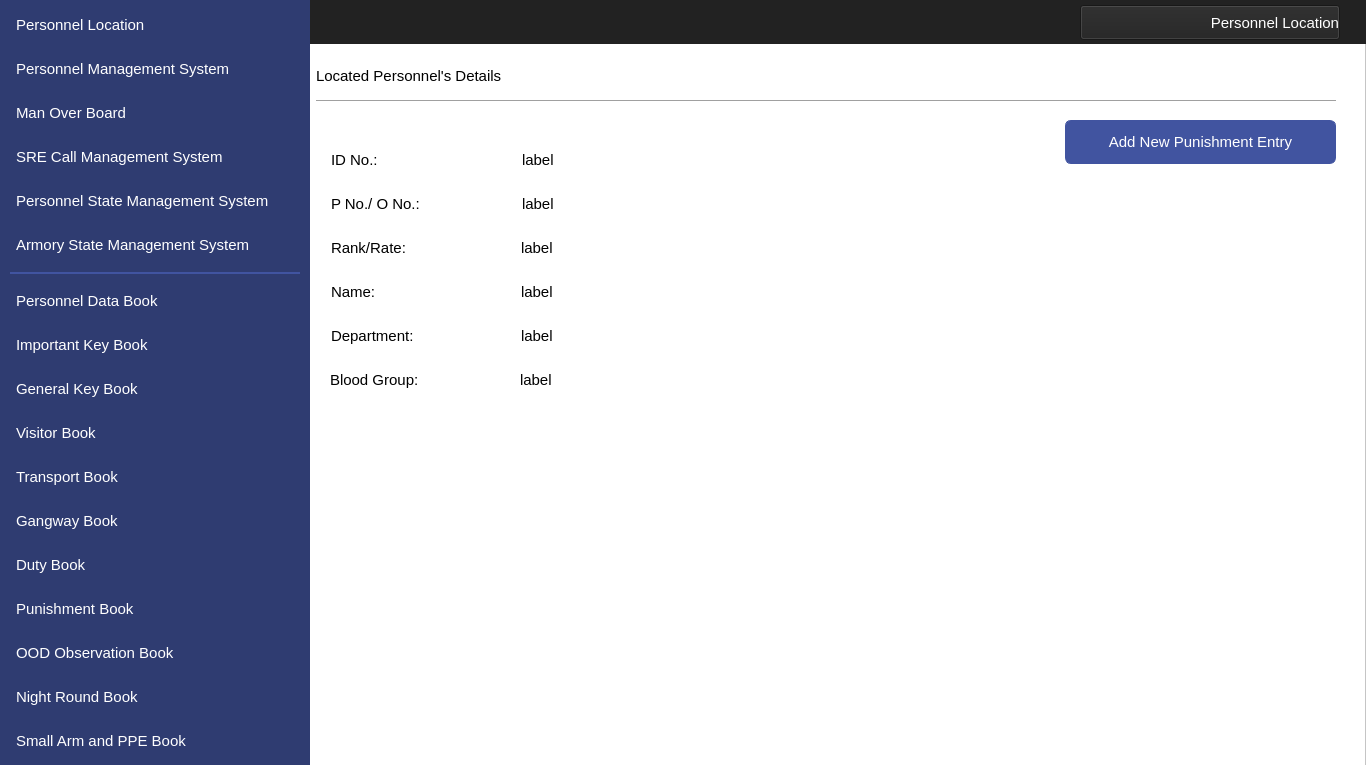
<?xml version="1.0" encoding="UTF-8"?>
<ui version="4.0">
 <class>MainWindow</class>
 <widget class="QMainWindow" name="MainWindow">
  <property name="geometry">
   <rect>
    <x>0</x>
    <y>0</y>
    <width>1366</width>
    <height>765</height>
   </rect>
  </property>
  <property name="windowTitle">
   <string>MainWindow</string>
  </property>
  <widget class="QWidget" name="centralwidget">
   <widget class="QFrame" name="frame">
    <property name="geometry">
     <rect>
      <x>0</x>
      <y>0</y>
      <width>1366</width>
      <height>768</height>
     </rect>
    </property>
    <property name="styleSheet">
     <string notr="true">background-color: #ffffff</string>
    </property>
    <property name="frameShape">
     <enum>QFrame::StyledPanel</enum>
    </property>
    <property name="frameShadow">
     <enum>QFrame::Raised</enum>
    </property>
    <widget class="QLabel" name="label">
     <property name="geometry">
      <rect>
       <x>0</x>
       <y>0</y>
       <width>310</width>
       <height>768</height>
      </rect>
     </property>
     <property name="styleSheet">
      <string notr="true">background-image: url(null);
background-color:#2F3C71;</string>
     </property>
     <property name="text">
      <string/>
     </property>
    </widget>
    <widget class="QLabel" name="label_2">
     <property name="geometry">
      <rect>
       <x>0</x>
       <y>0</y>
       <width>1366</width>
       <height>44</height>
      </rect>
     </property>
     <property name="styleSheet">
      <string notr="true">background-image: url(null);
background-color:#222222;</string>
     </property>
     <property name="text">
      <string/>
     </property>
    </widget>
    <widget class="QPushButton" name="navViewPunishment">
     <property name="geometry">
      <rect>
       <x>10</x>
       <y>587</y>
       <width>290</width>
       <height>44</height>
      </rect>
     </property>
     <property name="font">
      <font>
       <family>Segoe UI</family>
       <pointsize>11</pointsize>
      </font>
     </property>
     <property name="cursor">
      <cursorShape>PointingHandCursor</cursorShape>
     </property>
     <property name="styleSheet">
      <string notr="true">QPushButton 
{
    text-align: left;
    color: #ffffff;
    background-color:#2F3C71;
    border-width: 1px;
    border-color: #2F3C71;
    border-style: solid;
    border-radius: 6;
    padding: 3px;
    font-size: 11pt;
    padding-left: 5px;
    padding-right: 5px;
    min-width: 40px;
}

QPushButton:hover
{
    background-color:#4154A0;
}


QPushButton:pressed
{
    background-color: #384889;
 	border-width: 3px;
    border-color: #5C70BC;
    border-style: solid;
    border-radius: 6;

}</string>
     </property>
     <property name="text">
      <string>Punishment Book</string>
     </property>
     <property name="icon">
      <iconset resource="../IconResource.qrc">
       <normaloff>:/images/punishment.png</normaloff>:/images/punishment.png</iconset>
     </property>
     <property name="iconSize">
      <size>
       <width>25</width>
       <height>25</height>
      </size>
     </property>
     <property name="flat">
      <bool>false</bool>
     </property>
    </widget>
    <widget class="QPushButton" name="navViewImpKey">
     <property name="geometry">
      <rect>
       <x>10</x>
       <y>323</y>
       <width>290</width>
       <height>44</height>
      </rect>
     </property>
     <property name="font">
      <font>
       <family>Segoe UI</family>
       <pointsize>11</pointsize>
      </font>
     </property>
     <property name="cursor">
      <cursorShape>PointingHandCursor</cursorShape>
     </property>
     <property name="styleSheet">
      <string notr="true">QPushButton 
{
    text-align: left;
    color: #ffffff;
    background-color:#2F3C71;
    border-width: 1px;
    border-color: #2F3C71;
    border-style: solid;
    border-radius: 6;
    padding: 3px;
    font-size: 11pt;
    padding-left: 5px;
    padding-right: 5px;
    min-width: 40px;
}

QPushButton:hover
{
    background-color:#4154A0;
}
QPushButton:pressed
{
    background-color: #384889;
 	border-width: 3px;
    border-color: #5C70BC;
    border-style: solid;
    border-radius: 6;

}</string>
     </property>
     <property name="text">
      <string>Important Key Book</string>
     </property>
     <property name="icon">
      <iconset resource="../IconResource.qrc">
       <normaloff>:/images/impKey.png</normaloff>:/images/impKey.png</iconset>
     </property>
     <property name="iconSize">
      <size>
       <width>25</width>
       <height>25</height>
      </size>
     </property>
     <property name="flat">
      <bool>false</bool>
     </property>
    </widget>
    <widget class="QPushButton" name="navViewGenKey">
     <property name="geometry">
      <rect>
       <x>10</x>
       <y>367</y>
       <width>290</width>
       <height>44</height>
      </rect>
     </property>
     <property name="font">
      <font>
       <family>Segoe UI</family>
       <pointsize>11</pointsize>
      </font>
     </property>
     <property name="cursor">
      <cursorShape>PointingHandCursor</cursorShape>
     </property>
     <property name="styleSheet">
      <string notr="true">QPushButton 
{
    text-align: left;
    color: #ffffff;
    background-color:#2F3C71;
    border-width: 1px;
    border-color: #2F3C71;
    border-style: solid;
    border-radius: 6;
    padding: 3px;
    font-size: 11pt;
    padding-left: 5px;
    padding-right: 5px;
    min-width: 40px;
}

QPushButton:hover
{
    background-color:#4154A0;
}

QPushButton:pressed
{
    background-color: #384889;
 	border-width: 3px;
    border-color: #5C70BC;
    border-style: solid;
    border-radius: 6;

}</string>
     </property>
     <property name="text">
      <string>General Key Book</string>
     </property>
     <property name="icon">
      <iconset resource="../IconResource.qrc">
       <normaloff>:/images/genKey.png</normaloff>:/images/genKey.png</iconset>
     </property>
     <property name="iconSize">
      <size>
       <width>25</width>
       <height>25</height>
      </size>
     </property>
     <property name="flat">
      <bool>false</bool>
     </property>
    </widget>
    <widget class="QPushButton" name="navViewVisitor">
     <property name="geometry">
      <rect>
       <x>10</x>
       <y>411</y>
       <width>290</width>
       <height>44</height>
      </rect>
     </property>
     <property name="font">
      <font>
       <family>Segoe UI</family>
       <pointsize>11</pointsize>
      </font>
     </property>
     <property name="cursor">
      <cursorShape>PointingHandCursor</cursorShape>
     </property>
     <property name="styleSheet">
      <string notr="true">QPushButton 
{
    text-align: left;
    color: #ffffff;
    background-color:#2F3C71;
    border-width: 1px;
    border-color: #2F3C71;
    border-style: solid;
    border-radius: 6;
    padding: 3px;
    font-size: 11pt;
    padding-left: 5px;
    padding-right: 5px;
    min-width: 40px;
}

QPushButton:hover
{
    background-color:#4154A0;
}

QPushButton:pressed
{
    background-color: #384889;
 	border-width: 3px;
    border-color: #5C70BC;
    border-style: solid;
    border-radius: 6;
}</string>
     </property>
     <property name="text">
      <string>Visitor Book</string>
     </property>
     <property name="icon">
      <iconset resource="../IconResource.qrc">
       <normaloff>:/images/visitor.png</normaloff>:/images/visitor.png</iconset>
     </property>
     <property name="iconSize">
      <size>
       <width>25</width>
       <height>25</height>
      </size>
     </property>
     <property name="flat">
      <bool>false</bool>
     </property>
    </widget>
    <widget class="QPushButton" name="navViewTransport">
     <property name="geometry">
      <rect>
       <x>10</x>
       <y>455</y>
       <width>290</width>
       <height>44</height>
      </rect>
     </property>
     <property name="font">
      <font>
       <family>Segoe UI</family>
       <pointsize>11</pointsize>
      </font>
     </property>
     <property name="cursor">
      <cursorShape>PointingHandCursor</cursorShape>
     </property>
     <property name="styleSheet">
      <string notr="true">QPushButton 
{
    text-align: left;
    color: #ffffff;
    background-color:#2F3C71;
    border-width: 1px;
    border-color: #2F3C71;
    border-style: solid;
    border-radius: 6;
    padding: 3px;
    font-size: 11pt;
    padding-left: 5px;
    padding-right: 5px;
    min-width: 40px;
}

QPushButton:hover
{
    background-color:#4154A0;
}
QPushButton:pressed
{
    background-color: #384889;
 	border-width: 3px;
    border-color: #5C70BC;
    border-style: solid;
    border-radius: 6;

}</string>
     </property>
     <property name="text">
      <string>Transport Book</string>
     </property>
     <property name="icon">
      <iconset resource="../IconResource.qrc">
       <normaloff>:/images/transport.png</normaloff>:/images/transport.png</iconset>
     </property>
     <property name="iconSize">
      <size>
       <width>25</width>
       <height>25</height>
      </size>
     </property>
     <property name="flat">
      <bool>false</bool>
     </property>
    </widget>
    <widget class="QPushButton" name="navViewGangway">
     <property name="geometry">
      <rect>
       <x>10</x>
       <y>499</y>
       <width>290</width>
       <height>44</height>
      </rect>
     </property>
     <property name="font">
      <font>
       <family>Segoe UI</family>
       <pointsize>11</pointsize>
      </font>
     </property>
     <property name="cursor">
      <cursorShape>PointingHandCursor</cursorShape>
     </property>
     <property name="styleSheet">
      <string notr="true">QPushButton 
{
    text-align: left;
    color: #ffffff;
    background-color:#2F3C71;
    border-width: 1px;
    border-color: #2F3C71;
    border-style: solid;
    border-radius: 6;
    padding: 3px;
    font-size: 11pt;
    padding-left: 5px;
    padding-right: 5px;
    min-width: 40px;
}

QPushButton:hover
{
    background-color:#4154A0;
}
QPushButton:pressed
{
    background-color: #384889;
 	border-width: 3px;
    border-color: #5C70BC;
    border-style: solid;
    border-radius: 6;

}</string>
     </property>
     <property name="text">
      <string>Gangway Book</string>
     </property>
     <property name="icon">
      <iconset resource="../IconResource.qrc">
       <normaloff>:/images/gangway.png</normaloff>:/images/gangway.png</iconset>
     </property>
     <property name="iconSize">
      <size>
       <width>25</width>
       <height>25</height>
      </size>
     </property>
     <property name="flat">
      <bool>false</bool>
     </property>
    </widget>
    <widget class="QPushButton" name="navViewDuty">
     <property name="geometry">
      <rect>
       <x>10</x>
       <y>543</y>
       <width>290</width>
       <height>44</height>
      </rect>
     </property>
     <property name="font">
      <font>
       <family>Segoe UI</family>
       <pointsize>11</pointsize>
      </font>
     </property>
     <property name="cursor">
      <cursorShape>PointingHandCursor</cursorShape>
     </property>
     <property name="styleSheet">
      <string notr="true">QPushButton 
{
    text-align: left;
    color: #ffffff;
    background-color:#2F3C71;
    border-width: 1px;
    border-color: #2F3C71;
    border-style: solid;
    border-radius: 6;
    padding: 3px;
    font-size: 11pt;
    padding-left: 5px;
    padding-right: 5px;
    min-width: 40px;
}

QPushButton:hover
{
    background-color:#4154A0;
}
QPushButton:pressed
{
    background-color: #384889;
 	border-width: 3px;
    border-color: #5C70BC;
    border-style: solid;
    border-radius: 6;

}</string>
     </property>
     <property name="text">
      <string>Duty Book</string>
     </property>
     <property name="icon">
      <iconset resource="../IconResource.qrc">
       <normaloff>:/images/duty.png</normaloff>:/images/duty.png</iconset>
     </property>
     <property name="iconSize">
      <size>
       <width>25</width>
       <height>25</height>
      </size>
     </property>
     <property name="flat">
      <bool>false</bool>
     </property>
    </widget>
    <widget class="QPushButton" name="navViewNight">
     <property name="geometry">
      <rect>
       <x>10</x>
       <y>675</y>
       <width>290</width>
       <height>44</height>
      </rect>
     </property>
     <property name="font">
      <font>
       <family>Segoe UI</family>
       <pointsize>11</pointsize>
      </font>
     </property>
     <property name="cursor">
      <cursorShape>PointingHandCursor</cursorShape>
     </property>
     <property name="styleSheet">
      <string notr="true">QPushButton 
{
    text-align: left;
    color: #ffffff;
    background-color:#2F3C71;
    border-width: 1px;
    border-color: #2F3C71;
    border-style: solid;
    border-radius: 6;
    padding: 3px;
    font-size: 11pt;
    padding-left: 5px;
    padding-right: 5px;
    min-width: 40px;
}

QPushButton:hover
{
    background-color:#4154A0;
}
QPushButton:pressed
{
    background-color: #384889;
 	border-width: 3px;
    border-color: #5C70BC;
    border-style: solid;
    border-radius: 6;

}</string>
     </property>
     <property name="text">
      <string>Night Round Book</string>
     </property>
     <property name="icon">
      <iconset resource="../IconResource.qrc">
       <normaloff>:/images/night.png</normaloff>:/images/night.png</iconset>
     </property>
     <property name="iconSize">
      <size>
       <width>25</width>
       <height>25</height>
      </size>
     </property>
     <property name="flat">
      <bool>false</bool>
     </property>
    </widget>
    <widget class="QLabel" name="label_4">
     <property name="geometry">
      <rect>
       <x>10</x>
       <y>272</y>
       <width>290</width>
       <height>2</height>
      </rect>
     </property>
     <property name="styleSheet">
      <string notr="true">background-color:#4154A0;</string>
     </property>
     <property name="text">
      <string/>
     </property>
    </widget>
    <widget class="QPushButton" name="navViewMOB">
     <property name="geometry">
      <rect>
       <x>10</x>
       <y>91</y>
       <width>290</width>
       <height>44</height>
      </rect>
     </property>
     <property name="font">
      <font>
       <family>Segoe UI</family>
       <pointsize>11</pointsize>
      </font>
     </property>
     <property name="cursor">
      <cursorShape>PointingHandCursor</cursorShape>
     </property>
     <property name="styleSheet">
      <string notr="true">QPushButton 
{
    text-align: left;
    color: #ffffff;
    background-color:#2F3C71;
    border-width: 1px;
    border-color: #2F3C71;
    border-style: solid;
    border-radius: 6;
    padding: 3px;
    font-size: 11pt;
    padding-left: 5px;
    padding-right: 5px;
    min-width: 40px;
}

QPushButton:hover
{
    background-color:#4154A0;
}
QPushButton:pressed
{
    background-color: #384889;
 	border-width: 3px;
    border-color: #5C70BC;
    border-style: solid;
    border-radius: 6;

}</string>
     </property>
     <property name="text">
      <string>Man Over Board</string>
     </property>
     <property name="icon">
      <iconset resource="../IconResource.qrc">
       <normaloff>:/images/mob.png</normaloff>:/images/mob.png</iconset>
     </property>
     <property name="iconSize">
      <size>
       <width>32</width>
       <height>32</height>
      </size>
     </property>
     <property name="flat">
      <bool>false</bool>
     </property>
    </widget>
    <widget class="QPushButton" name="navViewLocation">
     <property name="geometry">
      <rect>
       <x>10</x>
       <y>3</y>
       <width>290</width>
       <height>44</height>
      </rect>
     </property>
     <property name="font">
      <font>
       <family>Segoe UI</family>
       <pointsize>11</pointsize>
      </font>
     </property>
     <property name="cursor">
      <cursorShape>PointingHandCursor</cursorShape>
     </property>
     <property name="styleSheet">
      <string notr="true">QPushButton 
{
    text-align: left;
    color: #ffffff;
    background-color:#2F3C71;
    border-width: 1px;
    border-color: #2F3C71;
    border-style: solid;
    border-radius: 6;
    padding: 3px;
    font-size: 11pt;
    padding-left: 5px;
    padding-right: 5px;
    min-width: 40px;
}

QPushButton:hover
{
    background-color:#4154A0;
}
QPushButton:active
{
    background-color:#4154A0;
}
QPushButton:pressed
{
    background-color: #384889;
 	border-width: 3px;
    border-color: #5C70BC;
    border-style: solid;
    border-radius: 6;

}</string>
     </property>
     <property name="text">
      <string>Personnel Location</string>
     </property>
     <property name="icon">
      <iconset resource="../IconResource.qrc">
       <normaloff>:/images/locate.png</normaloff>:/images/locate.png</iconset>
     </property>
     <property name="iconSize">
      <size>
       <width>25</width>
       <height>25</height>
      </size>
     </property>
     <property name="flat">
      <bool>false</bool>
     </property>
    </widget>
    <widget class="QPushButton" name="navViewManagement">
     <property name="geometry">
      <rect>
       <x>10</x>
       <y>47</y>
       <width>290</width>
       <height>44</height>
      </rect>
     </property>
     <property name="font">
      <font>
       <family>Segoe UI</family>
       <pointsize>11</pointsize>
      </font>
     </property>
     <property name="cursor">
      <cursorShape>PointingHandCursor</cursorShape>
     </property>
     <property name="styleSheet">
      <string notr="true">QPushButton 
{
    text-align: left;
    color: #ffffff;
    background-color:#2F3C71;
    border-width: 1px;
    border-color: #2F3C71;
    border-style: solid;
    border-radius: 6;
    padding: 3px;
    font-size: 11pt;
    padding-left: 5px;
    padding-right: 5px;
    min-width: 40px;
}

QPushButton:hover
{
    background-color:#4154A0;
}
QPushButton:pressed
{
    background-color: #384889;
 	border-width: 3px;
    border-color: #5C70BC;
    border-style: solid;
    border-radius: 6;

}</string>
     </property>
     <property name="text">
      <string>Personnel Management System</string>
     </property>
     <property name="icon">
      <iconset resource="../IconResource.qrc">
       <normaloff>:/images/personnel.png</normaloff>:/images/personnel.png</iconset>
     </property>
     <property name="iconSize">
      <size>
       <width>32</width>
       <height>32</height>
      </size>
     </property>
     <property name="flat">
      <bool>false</bool>
     </property>
    </widget>
    <widget class="QPushButton" name="navViewPPE">
     <property name="geometry">
      <rect>
       <x>10</x>
       <y>719</y>
       <width>290</width>
       <height>44</height>
      </rect>
     </property>
     <property name="font">
      <font>
       <family>Segoe UI</family>
       <pointsize>11</pointsize>
      </font>
     </property>
     <property name="cursor">
      <cursorShape>PointingHandCursor</cursorShape>
     </property>
     <property name="styleSheet">
      <string notr="true">QPushButton 
{
    text-align: left;
    color: #ffffff;
    background-color:#2F3C71;
    border-width: 1px;
    border-color: #2F3C71;
    border-style: solid;
    border-radius: 6;
    padding: 3px;
    font-size: 11pt;
    padding-left: 5px;
    padding-right: 5px;
    min-width: 40px;
}

QPushButton:hover
{
    background-color:#4154A0;
}
QPushButton:pressed
{
    background-color: #384889;
 	border-width: 3px;
    border-color: #5C70BC;
    border-style: solid;
    border-radius: 6;

}</string>
     </property>
     <property name="text">
      <string>Small Arm and PPE Book</string>
     </property>
     <property name="icon">
      <iconset resource="../IconResource.qrc">
       <normaloff>:/images/armPPE.png</normaloff>:/images/armPPE.png</iconset>
     </property>
     <property name="iconSize">
      <size>
       <width>25</width>
       <height>25</height>
      </size>
     </property>
     <property name="flat">
      <bool>false</bool>
     </property>
    </widget>
    <widget class="QPushButton" name="navViewOOD">
     <property name="geometry">
      <rect>
       <x>10</x>
       <y>631</y>
       <width>290</width>
       <height>44</height>
      </rect>
     </property>
     <property name="font">
      <font>
       <family>Segoe UI</family>
       <pointsize>11</pointsize>
      </font>
     </property>
     <property name="cursor">
      <cursorShape>PointingHandCursor</cursorShape>
     </property>
     <property name="styleSheet">
      <string notr="true">QPushButton 
{
    text-align: left;
    color: #ffffff;
    background-color:#2F3C71;
    border-width: 1px;
    border-color: #2F3C71;
    border-style: solid;
    border-radius: 6;
    padding: 3px;
    font-size: 11pt;
    padding-left: 5px;
    padding-right: 5px;
    min-width: 40px;
}

QPushButton:hover
{
    background-color:#4154A0;
}
QPushButton:pressed
{
    background-color: #384889;
 	border-width: 3px;
    border-color: #5C70BC;
    border-style: solid;
    border-radius: 6;

}</string>
     </property>
     <property name="text">
      <string>OOD Observation Book</string>
     </property>
     <property name="icon">
      <iconset resource="../IconResource.qrc">
       <normaloff>:/images/oodObserve.png</normaloff>:/images/oodObserve.png</iconset>
     </property>
     <property name="iconSize">
      <size>
       <width>25</width>
       <height>25</height>
      </size>
     </property>
     <property name="flat">
      <bool>false</bool>
     </property>
    </widget>
    <widget class="QPushButton" name="navViewCMS">
     <property name="geometry">
      <rect>
       <x>10</x>
       <y>135</y>
       <width>290</width>
       <height>44</height>
      </rect>
     </property>
     <property name="font">
      <font>
       <family>Segoe UI</family>
       <pointsize>11</pointsize>
      </font>
     </property>
     <property name="cursor">
      <cursorShape>PointingHandCursor</cursorShape>
     </property>
     <property name="styleSheet">
      <string notr="true">QPushButton 
{
    text-align: left;
    color: #ffffff;
    background-color:#2F3C71;
    border-width: 1px;
    border-color: #2F3C71;
    border-style: solid;
    border-radius: 6;
    padding: 3px;
    font-size: 11pt;
    padding-left: 5px;
    padding-right: 5px;
    min-width: 40px;
}

QPushButton:hover
{
    background-color:#4154A0;
}
QPushButton:pressed
{
    background-color: #384889;
 	border-width: 3px;
    border-color: #5C70BC;
    border-style: solid;
    border-radius: 6;

}</string>
     </property>
     <property name="text">
      <string>SRE Call Management System</string>
     </property>
     <property name="icon">
      <iconset resource="../IconResource.qrc">
       <normaloff>:/images/sreCall.png</normaloff>:/images/sreCall.png</iconset>
     </property>
     <property name="iconSize">
      <size>
       <width>25</width>
       <height>25</height>
      </size>
     </property>
     <property name="flat">
      <bool>false</bool>
     </property>
    </widget>
    <widget class="QPushButton" name="pushButton">
     <property name="enabled">
      <bool>true</bool>
     </property>
     <property name="geometry">
      <rect>
       <x>1080</x>
       <y>5</y>
       <width>260</width>
       <height>35</height>
      </rect>
     </property>
     <property name="font">
      <font>
       <family>Segoe UI</family>
       <pointsize>11</pointsize>
      </font>
     </property>
     <property name="styleSheet">
      <string notr="true"> text-align: right;
    color: #ffffff;
    background-color:#222222;</string>
     </property>
     <property name="text">
      <string>Personnel Location</string>
     </property>
     <property name="icon">
      <iconset resource="../IconResource.qrc">
       <normaloff>:/images/locate.png</normaloff>:/images/locate.png</iconset>
     </property>
     <property name="iconSize">
      <size>
       <width>32</width>
       <height>32</height>
      </size>
     </property>
    </widget>
    <widget class="QPushButton" name="pushButton_2">
     <property name="enabled">
      <bool>true</bool>
     </property>
     <property name="geometry">
      <rect>
       <x>316</x>
       <y>680</y>
       <width>100</width>
       <height>80</height>
      </rect>
     </property>
     <property name="styleSheet">
      <string notr="true"> border:1px solid #fff;
    border-radius:4px;
    outline:none;</string>
     </property>
     <property name="text">
      <string/>
     </property>
     <property name="icon">
      <iconset resource="../IconResource.qrc">
       <normaloff>:/images/logoMTIP.png</normaloff>:/images/logoMTIP.png</iconset>
     </property>
     <property name="iconSize">
      <size>
       <width>200</width>
       <height>200</height>
      </size>
     </property>
    </widget>
    <widget class="QPushButton" name="navViewPersonnel">
     <property name="geometry">
      <rect>
       <x>10</x>
       <y>279</y>
       <width>290</width>
       <height>44</height>
      </rect>
     </property>
     <property name="font">
      <font>
       <family>Segoe UI</family>
       <pointsize>11</pointsize>
      </font>
     </property>
     <property name="cursor">
      <cursorShape>PointingHandCursor</cursorShape>
     </property>
     <property name="styleSheet">
      <string notr="true">QPushButton 
{
    text-align: left;
    color: #ffffff;
    background-color:#2F3C71;
    border-width: 1px;
    border-color: #2F3C71;
    border-style: solid;
    border-radius: 6;
    padding: 3px;
    font-size: 11pt;
    padding-left: 5px;
    padding-right: 5px;
    min-width: 40px;
}

QPushButton:hover
{
    background-color:#4154A0;
}

QPushButton:pressed
{
    background-color: #384889;
 	border-width: 3px;
    border-color: #5C70BC;
    border-style: solid;
    border-radius: 6;

}</string>
     </property>
     <property name="text">
      <string>Personnel Data Book</string>
     </property>
     <property name="icon">
      <iconset resource="../IconResource.qrc">
       <normaloff>:/images/personnelData.png</normaloff>:/images/personnelData.png</iconset>
     </property>
     <property name="iconSize">
      <size>
       <width>25</width>
       <height>25</height>
      </size>
     </property>
     <property name="flat">
      <bool>false</bool>
     </property>
    </widget>
    <widget class="QPushButton" name="navViewStatePersonnel">
     <property name="geometry">
      <rect>
       <x>10</x>
       <y>179</y>
       <width>290</width>
       <height>44</height>
      </rect>
     </property>
     <property name="font">
      <font>
       <family>Segoe UI</family>
       <pointsize>11</pointsize>
      </font>
     </property>
     <property name="cursor">
      <cursorShape>PointingHandCursor</cursorShape>
     </property>
     <property name="styleSheet">
      <string notr="true">QPushButton 
{
    text-align: left;
    color: #ffffff;
    background-color:#2F3C71;
    border-width: 1px;
    border-color: #2F3C71;
    border-style: solid;
    border-radius: 6;
    padding: 3px;
    font-size: 11pt;
    padding-left: 5px;
    padding-right: 5px;
    min-width: 40px;
}

QPushButton:hover
{
    background-color:#4154A0;
}
QPushButton:pressed
{
    background-color: #384889;
 	border-width: 3px;
    border-color: #5C70BC;
    border-style: solid;
    border-radius: 6;

}</string>
     </property>
     <property name="text">
      <string>Personnel State Management System</string>
     </property>
     <property name="icon">
      <iconset resource="../IconResource.qrc">
       <normaloff>:/images/armoryState.png</normaloff>:/images/armoryState.png</iconset>
     </property>
     <property name="iconSize">
      <size>
       <width>25</width>
       <height>25</height>
      </size>
     </property>
     <property name="flat">
      <bool>false</bool>
     </property>
    </widget>
    <widget class="QLabel" name="label_9">
     <property name="geometry">
      <rect>
       <x>331</x>
       <y>138</y>
       <width>191</width>
       <height>44</height>
      </rect>
     </property>
     <property name="font">
      <font>
       <family>Segoe UI</family>
       <pointsize>11</pointsize>
      </font>
     </property>
     <property name="layoutDirection">
      <enum>Qt::LeftToRight</enum>
     </property>
     <property name="styleSheet">
      <string notr="true">color: #000000;
background-color:#ffffff;
font-size: 11pt</string>
     </property>
     <property name="text">
      <string>ID No.:</string>
     </property>
     <property name="alignment">
      <set>Qt::AlignLeading|Qt::AlignLeft|Qt::AlignVCenter</set>
     </property>
    </widget>
    <widget class="QPushButton" name="navAddPunishment">
     <property name="geometry">
      <rect>
       <x>1065</x>
       <y>120</y>
       <width>271</width>
       <height>44</height>
      </rect>
     </property>
     <property name="font">
      <font>
       <family>Segoe UI</family>
       <pointsize>11</pointsize>
      </font>
     </property>
     <property name="cursor">
      <cursorShape>PointingHandCursor</cursorShape>
     </property>
     <property name="styleSheet">
      <string notr="true">QPushButton
{
    color: #ffffff;
    background-color:#4154A0;
    border-width: 1px;
    border-color: #4154A0;
    border-style: solid;
    border-radius: 6;
    padding: 3px;
    font-size: 11pt;
    padding-left: 5px;
    padding-right: 5px;
    min-width: 40px;
}

QPushButton:hover
{
    background-color:#384889
}
QPushButton:pressed
{
    background-color: #384889;
 	border-width: 3px;
    border-color: #5C70BC;
    border-style: solid;
    border-radius: 6;

}</string>
     </property>
     <property name="text">
      <string>Add New Punishment Entry</string>
     </property>
     <property name="icon">
      <iconset resource="../IconResource.qrc">
       <normaloff>:/images/add.png</normaloff>:/images/add.png</iconset>
     </property>
     <property name="iconSize">
      <size>
       <width>25</width>
       <height>25</height>
      </size>
     </property>
    </widget>
    <widget class="QLabel" name="label_10">
     <property name="geometry">
      <rect>
       <x>331</x>
       <y>182</y>
       <width>191</width>
       <height>44</height>
      </rect>
     </property>
     <property name="font">
      <font>
       <family>Segoe UI</family>
       <pointsize>11</pointsize>
      </font>
     </property>
     <property name="layoutDirection">
      <enum>Qt::LeftToRight</enum>
     </property>
     <property name="styleSheet">
      <string notr="true">color: #000000;
background-color:#ffffff;
font-size: 11pt</string>
     </property>
     <property name="text">
      <string>P No./ O No.:</string>
     </property>
     <property name="alignment">
      <set>Qt::AlignLeading|Qt::AlignLeft|Qt::AlignVCenter</set>
     </property>
    </widget>
    <widget class="QLabel" name="lbIDNo">
     <property name="geometry">
      <rect>
       <x>522</x>
       <y>138</y>
       <width>191</width>
       <height>44</height>
      </rect>
     </property>
     <property name="font">
      <font>
       <family>Segoe UI</family>
       <pointsize>11</pointsize>
      </font>
     </property>
     <property name="layoutDirection">
      <enum>Qt::LeftToRight</enum>
     </property>
     <property name="styleSheet">
      <string notr="true">color: #000000;
background-color:#ffffff;
font-size: 11pt</string>
     </property>
     <property name="text">
      <string>label</string>
     </property>
     <property name="alignment">
      <set>Qt::AlignLeading|Qt::AlignLeft|Qt::AlignVCenter</set>
     </property>
    </widget>
    <widget class="QPushButton" name="navViewStateArmory">
     <property name="geometry">
      <rect>
       <x>10</x>
       <y>223</y>
       <width>290</width>
       <height>44</height>
      </rect>
     </property>
     <property name="font">
      <font>
       <family>Segoe UI</family>
       <pointsize>11</pointsize>
      </font>
     </property>
     <property name="cursor">
      <cursorShape>PointingHandCursor</cursorShape>
     </property>
     <property name="styleSheet">
      <string notr="true">QPushButton 
{
    text-align: left;
    color: #ffffff;
    background-color:#2F3C71;
    border-width: 1px;
    border-color: #2F3C71;
    border-style: solid;
    border-radius: 6;
    padding: 3px;
    font-size: 11pt;
    padding-left: 5px;
    padding-right: 5px;
    min-width: 40px;
}

QPushButton:hover
{
    background-color:#4154A0;
}
QPushButton:pressed
{
    background-color: #384889;
 	border-width: 3px;
    border-color: #5C70BC;
    border-style: solid;
    border-radius: 6;

}</string>
     </property>
     <property name="text">
      <string>Armory State Management System</string>
     </property>
     <property name="icon">
      <iconset resource="../IconResource.qrc">
       <normaloff>:/images/armory.png</normaloff>:/images/armory.png</iconset>
     </property>
     <property name="iconSize">
      <size>
       <width>25</width>
       <height>25</height>
      </size>
     </property>
     <property name="flat">
      <bool>false</bool>
     </property>
    </widget>
    <widget class="QLabel" name="lblPNo">
     <property name="geometry">
      <rect>
       <x>522</x>
       <y>182</y>
       <width>191</width>
       <height>44</height>
      </rect>
     </property>
     <property name="font">
      <font>
       <family>Segoe UI</family>
       <pointsize>11</pointsize>
      </font>
     </property>
     <property name="layoutDirection">
      <enum>Qt::LeftToRight</enum>
     </property>
     <property name="styleSheet">
      <string notr="true">color: #000000;
background-color:#ffffff;
font-size: 11pt</string>
     </property>
     <property name="text">
      <string>label</string>
     </property>
     <property name="alignment">
      <set>Qt::AlignLeading|Qt::AlignLeft|Qt::AlignVCenter</set>
     </property>
    </widget>
    <widget class="QLabel" name="label_11">
     <property name="geometry">
      <rect>
       <x>331</x>
       <y>226</y>
       <width>191</width>
       <height>44</height>
      </rect>
     </property>
     <property name="font">
      <font>
       <family>Segoe UI</family>
       <pointsize>11</pointsize>
      </font>
     </property>
     <property name="layoutDirection">
      <enum>Qt::LeftToRight</enum>
     </property>
     <property name="styleSheet">
      <string notr="true">color: #000000;
background-color:#ffffff;
font-size: 11pt</string>
     </property>
     <property name="text">
      <string>Rank/Rate:</string>
     </property>
     <property name="alignment">
      <set>Qt::AlignLeading|Qt::AlignLeft|Qt::AlignVCenter</set>
     </property>
    </widget>
    <widget class="QLabel" name="label_12">
     <property name="geometry">
      <rect>
       <x>331</x>
       <y>270</y>
       <width>191</width>
       <height>44</height>
      </rect>
     </property>
     <property name="font">
      <font>
       <family>Segoe UI</family>
       <pointsize>11</pointsize>
      </font>
     </property>
     <property name="layoutDirection">
      <enum>Qt::LeftToRight</enum>
     </property>
     <property name="styleSheet">
      <string notr="true">color: #000000;
background-color:#ffffff;
font-size: 11pt</string>
     </property>
     <property name="text">
      <string>Name:</string>
     </property>
     <property name="alignment">
      <set>Qt::AlignLeading|Qt::AlignLeft|Qt::AlignVCenter</set>
     </property>
    </widget>
    <widget class="QLabel" name="label_14">
     <property name="geometry">
      <rect>
       <x>331</x>
       <y>314</y>
       <width>191</width>
       <height>44</height>
      </rect>
     </property>
     <property name="font">
      <font>
       <family>Segoe UI</family>
       <pointsize>11</pointsize>
      </font>
     </property>
     <property name="layoutDirection">
      <enum>Qt::LeftToRight</enum>
     </property>
     <property name="styleSheet">
      <string notr="true">color: #000000;
background-color:#ffffff;
font-size: 11pt</string>
     </property>
     <property name="text">
      <string>Department:</string>
     </property>
     <property name="alignment">
      <set>Qt::AlignLeading|Qt::AlignLeft|Qt::AlignVCenter</set>
     </property>
    </widget>
    <widget class="QLabel" name="label_15">
     <property name="geometry">
      <rect>
       <x>330</x>
       <y>358</y>
       <width>191</width>
       <height>44</height>
      </rect>
     </property>
     <property name="font">
      <font>
       <family>Segoe UI</family>
       <pointsize>11</pointsize>
      </font>
     </property>
     <property name="layoutDirection">
      <enum>Qt::LeftToRight</enum>
     </property>
     <property name="styleSheet">
      <string notr="true">color: #000000;
background-color:#ffffff;
font-size: 11pt</string>
     </property>
     <property name="text">
      <string>Blood Group:</string>
     </property>
     <property name="alignment">
      <set>Qt::AlignLeading|Qt::AlignLeft|Qt::AlignVCenter</set>
     </property>
    </widget>
    <widget class="QLabel" name="lblBGroup">
     <property name="geometry">
      <rect>
       <x>520</x>
       <y>358</y>
       <width>191</width>
       <height>44</height>
      </rect>
     </property>
     <property name="font">
      <font>
       <family>Segoe UI</family>
       <pointsize>11</pointsize>
      </font>
     </property>
     <property name="layoutDirection">
      <enum>Qt::LeftToRight</enum>
     </property>
     <property name="styleSheet">
      <string notr="true">color: #000000;
background-color:#ffffff;
font-size: 11pt</string>
     </property>
     <property name="text">
      <string>label</string>
     </property>
     <property name="alignment">
      <set>Qt::AlignLeading|Qt::AlignLeft|Qt::AlignVCenter</set>
     </property>
    </widget>
    <widget class="QLabel" name="lblRank">
     <property name="geometry">
      <rect>
       <x>521</x>
       <y>226</y>
       <width>191</width>
       <height>44</height>
      </rect>
     </property>
     <property name="font">
      <font>
       <family>Segoe UI</family>
       <pointsize>11</pointsize>
      </font>
     </property>
     <property name="layoutDirection">
      <enum>Qt::LeftToRight</enum>
     </property>
     <property name="styleSheet">
      <string notr="true">color: #000000;
background-color:#ffffff;
font-size: 11pt</string>
     </property>
     <property name="text">
      <string>label</string>
     </property>
     <property name="alignment">
      <set>Qt::AlignLeading|Qt::AlignLeft|Qt::AlignVCenter</set>
     </property>
    </widget>
    <widget class="QLabel" name="lblDepartment">
     <property name="geometry">
      <rect>
       <x>521</x>
       <y>314</y>
       <width>191</width>
       <height>44</height>
      </rect>
     </property>
     <property name="font">
      <font>
       <family>Segoe UI</family>
       <pointsize>11</pointsize>
      </font>
     </property>
     <property name="layoutDirection">
      <enum>Qt::LeftToRight</enum>
     </property>
     <property name="styleSheet">
      <string notr="true">color: #000000;
background-color:#ffffff;
font-size: 11pt</string>
     </property>
     <property name="text">
      <string>label</string>
     </property>
     <property name="alignment">
      <set>Qt::AlignLeading|Qt::AlignLeft|Qt::AlignVCenter</set>
     </property>
    </widget>
    <widget class="QLabel" name="lblName">
     <property name="geometry">
      <rect>
       <x>521</x>
       <y>270</y>
       <width>191</width>
       <height>44</height>
      </rect>
     </property>
     <property name="font">
      <font>
       <family>Segoe UI</family>
       <pointsize>11</pointsize>
      </font>
     </property>
     <property name="layoutDirection">
      <enum>Qt::LeftToRight</enum>
     </property>
     <property name="styleSheet">
      <string notr="true">color: #000000;
background-color:#ffffff;
font-size: 11pt</string>
     </property>
     <property name="text">
      <string>label</string>
     </property>
     <property name="alignment">
      <set>Qt::AlignLeading|Qt::AlignLeft|Qt::AlignVCenter</set>
     </property>
    </widget>
    <zorder>label_2</zorder>
    <zorder>label</zorder>
    <zorder>navViewPunishment</zorder>
    <zorder>navViewImpKey</zorder>
    <zorder>navViewGenKey</zorder>
    <zorder>navViewVisitor</zorder>
    <zorder>navViewTransport</zorder>
    <zorder>navViewGangway</zorder>
    <zorder>navViewDuty</zorder>
    <zorder>navViewNight</zorder>
    <zorder>label_4</zorder>
    <zorder>navViewMOB</zorder>
    <zorder>navViewLocation</zorder>
    <zorder>navViewManagement</zorder>
    <zorder>navViewPPE</zorder>
    <zorder>navViewOOD</zorder>
    <zorder>navViewCMS</zorder>
    <zorder>pushButton</zorder>
    <zorder>pushButton_2</zorder>
    <zorder>navViewPersonnel</zorder>
    <zorder>navViewStatePersonnel</zorder>
    <zorder>label_9</zorder>
    <zorder>navAddPunishment</zorder>
    <zorder>label_10</zorder>
    <zorder>lbIDNo</zorder>
    <zorder>navViewStateArmory</zorder>
    <zorder>lblPNo</zorder>
    <zorder>label_11</zorder>
    <zorder>label_12</zorder>
    <zorder>label_14</zorder>
    <zorder>label_15</zorder>
    <zorder>lblBGroup</zorder>
    <zorder>lblRank</zorder>
    <zorder>lblDepartment</zorder>
    <zorder>lblName</zorder>
   </widget>
   <widget class="QLabel" name="label_13">
    <property name="geometry">
     <rect>
      <x>316</x>
      <y>100</y>
      <width>1020</width>
      <height>1</height>
     </rect>
    </property>
    <property name="styleSheet">
     <string notr="true">background-color:#A0A0A0;</string>
    </property>
    <property name="text">
     <string/>
    </property>
   </widget>
   <widget class="QLabel" name="label_6">
    <property name="geometry">
     <rect>
      <x>316</x>
      <y>60</y>
      <width>221</width>
      <height>31</height>
     </rect>
    </property>
    <property name="font">
     <font>
      <family>Segoe UI</family>
      <pointsize>11</pointsize>
     </font>
    </property>
    <property name="layoutDirection">
     <enum>Qt::LeftToRight</enum>
    </property>
    <property name="styleSheet">
     <string notr="true">color: #000000;
background-color:#ffffff;
font-size: 11pt</string>
    </property>
    <property name="text">
     <string>Located Personnel's Details</string>
    </property>
    <property name="alignment">
     <set>Qt::AlignLeading|Qt::AlignLeft|Qt::AlignVCenter</set>
    </property>
   </widget>
  </widget>
 </widget>
 <resources>
  <include location="../IconResource.qrc"/>
 </resources>
 <connections/>
</ui>
